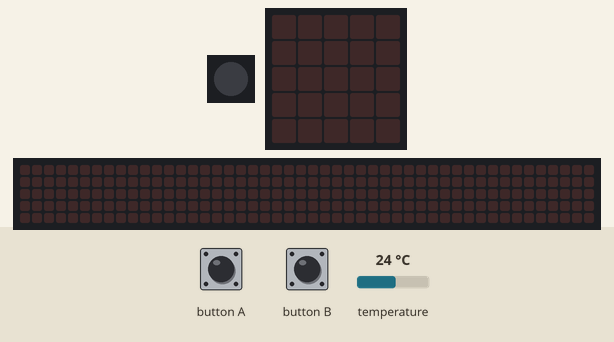
Simulated run of this program. Board: Calliope mini (MakeCode). Parts: 1 RGB LEDs in strip order, left to right, the board's 5×5 LED display, a strip that is not on the board, showing the scrolling text unrolled. Inputs (shaded band) come from the test bench; at power-on: temperature 24 °C. The 48×5 strip is a reading aid, not a part: it shows the text the display is scrolling, unrolled, one strip-width of it at a time.

Above: at 1.2 s.
1.3 s: button A pressed for 0.15 s
At 3.2 s:
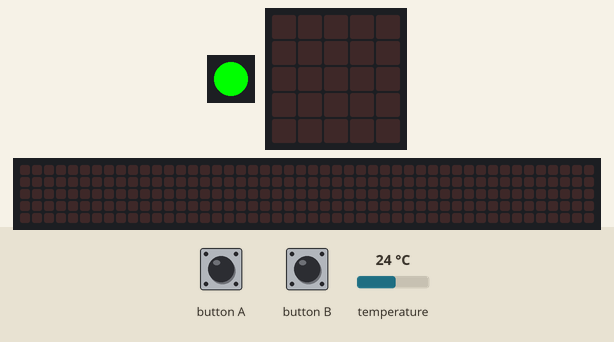
4.4 s: button B pressed for 0.15 s
At 6.77 s:
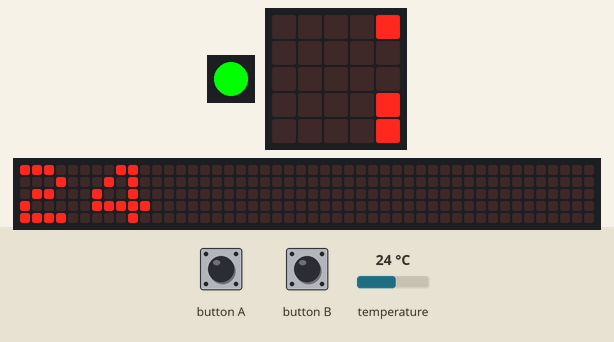
Timing chart, 0 to 8.3 s (numbered marks = the images above; inputs shaded):
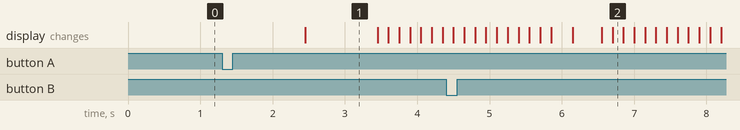

The program:

main.ts
```typescript
input.onButtonEvent(Button.A, input.buttonEventClick(), function () {
    basic.pause(1000)
    if (input.temperature() < 15) {
        basic.setLedColor(basic.rgb(0, 0, 255))
    }
    if (input.temperature() > 25) {
        basic.setLedColor(basic.rgb(255, 0, 0))
    } else {
        basic.setLedColor(basic.rgb(0, 255, 0))
    }
    basic.pause(1000)
    basic.showString("" + (input.temperature()))
})
input.onButtonEvent(Button.B, input.buttonEventClick(), function () {
    basic.pause(1000)
    if (input.temperature() < 15) {
        basic.setLedColor(basic.rgb(0, 0, 255))
    }
    if (input.temperature() > 25) {
        basic.setLedColor(basic.rgb(255, 0, 0))
    }
    if (input.temperature() <= 25 && 15 <= input.temperature()) {
        basic.setLedColor(basic.rgb(0, 255, 0))
    }
    basic.pause(1000)
    basic.showString("" + (input.temperature()))
})
```

test.ts
```typescript
// Hier kann man Tests durchführen; diese Datei wird nicht kompiliert, wenn dieses Paket als Erweiterung verwendet wird.
```

Measured:
- what the display in image 1 shows lasts 1.0 s, from 2.5 s to 3.5 s
